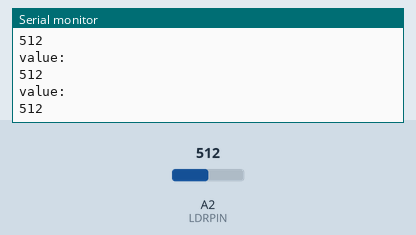
Recording of a sketch running on a simulated Arduino Uno, built with avr-gcc and run on an emulated ATmega328P. Parts: the last lines printed to the serial monitor. The inputs (shaded band) are chosen by the test bench; at power-on: A2 (LDRPIN) = 512.

Above: at 2.2 s.
2.3 s: A2 (LDRPIN) set to 716
At 2.81 s:
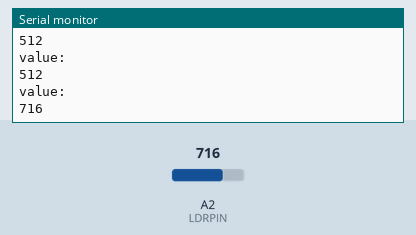
3.8 s: A2 (LDRPIN) set to 900
At 3.81 s:
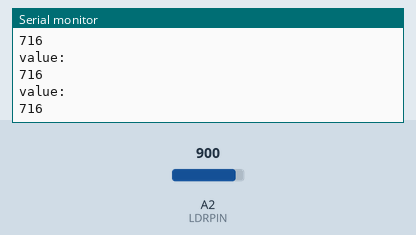
Timing chart, 0 to 6.8 s (numbered marks = the images above; inputs shaded):
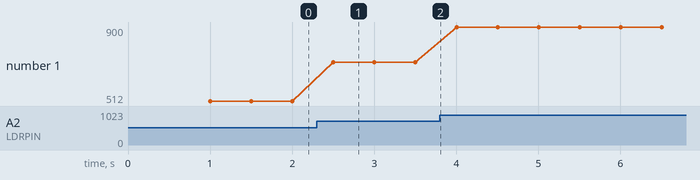

The sketch:

sketch_mar22a.ino
```cpp
#define LDRPIN 2
void setup() {
 Serial.begin(115200);
 delay(1000);

}

void loop() {
  // put your main code here, to run repeatedly:
  int val = analogRead(LDRPIN);
  Serial.println("value: ");
  Serial.println(val);
delay(500);
}
  
```

Measured:
- after the input at 2.3 s, the serial monitor: prints a new line after 0.20 s (image 1)
- plotted number 1: 512 → 716 after the input at 2.3 s, 716 → 900 after the input at 3.8 s
